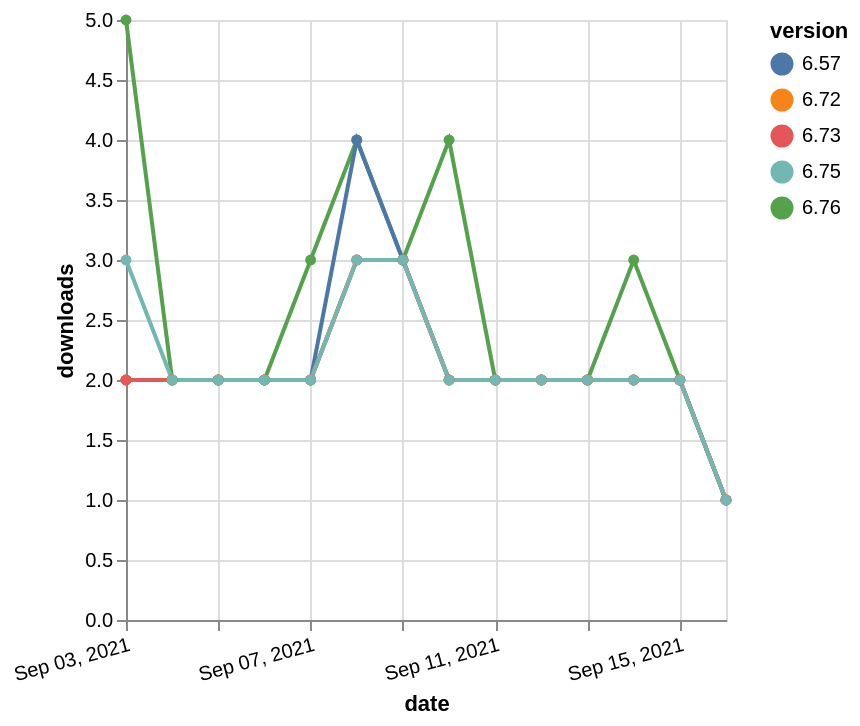

Vega-Lite specification for this chart:
### Vega-Lite specification from a JSON file in a GitHub repository (floating-point values rounded to 4 significant figures)
{"$schema": "https://vega.github.io/schema/vega-lite/v5.json", "description": "A simple bar chart with embedded data.", "data": {"values": [{"date": "2021-09-03", "total": 1994, "delta": 5, "version": "6.76"}, {"date": "2021-09-04", "total": 1996, "delta": 2, "version": "6.76"}, {"date": "2021-09-05", "total": 1998, "delta": 2, "version": "6.76"}, {"date": "2021-09-06", "total": 2000, "delta": 2, "version": "6.76"}, {"date": "2021-09-07", "total": 2003, "delta": 3, "version": "6.76"}, {"date": "2021-09-08", "total": 2007, "delta": 4, "version": "6.76"}, {"date": "2021-09-09", "total": 2010, "delta": 3, "version": "6.76"}, {"date": "2021-09-10", "total": 2014, "delta": 4, "version": "6.76"}, {"date": "2021-09-11", "total": 2016, "delta": 2, "version": "6.76"}, {"date": "2021-09-12", "total": 2018, "delta": 2, "version": "6.76"}, {"date": "2021-09-13", "total": 2020, "delta": 2, "version": "6.76"}, {"date": "2021-09-14", "total": 2023, "delta": 3, "version": "6.76"}, {"date": "2021-09-15", "total": 2025, "delta": 2, "version": "6.76"}, {"date": "2021-09-16", "total": 2026, "delta": 1, "version": "6.76"}, {"date": "2021-09-03", "total": 2800, "delta": 2, "version": "6.57"}, {"date": "2021-09-04", "total": 2802, "delta": 2, "version": "6.57"}, {"date": "2021-09-05", "total": 2804, "delta": 2, "version": "6.57"}, {"date": "2021-09-06", "total": 2806, "delta": 2, "version": "6.57"}, {"date": "2021-09-07", "total": 2808, "delta": 2, "version": "6.57"}, {"date": "2021-09-08", "total": 2812, "delta": 4, "version": "6.57"}, {"date": "2021-09-09", "total": 2815, "delta": 3, "version": "6.57"}, {"date": "2021-09-10", "total": 2817, "delta": 2, "version": "6.57"}, {"date": "2021-09-11", "total": 2819, "delta": 2, "version": "6.57"}, {"date": "2021-09-12", "total": 2821, "delta": 2, "version": "6.57"}, {"date": "2021-09-13", "total": 2823, "delta": 2, "version": "6.57"}, {"date": "2021-09-14", "total": 2825, "delta": 2, "version": "6.57"}, {"date": "2021-09-15", "total": 2827, "delta": 2, "version": "6.57"}, {"date": "2021-09-16", "total": 2828, "delta": 1, "version": "6.57"}, {"date": "2021-09-03", "total": 2285, "delta": 2, "version": "6.72"}, {"date": "2021-09-04", "total": 2287, "delta": 2, "version": "6.72"}, {"date": "2021-09-05", "total": 2289, "delta": 2, "version": "6.72"}, {"date": "2021-09-06", "total": 2291, "delta": 2, "version": "6.72"}, {"date": "2021-09-07", "total": 2293, "delta": 2, "version": "6.72"}, {"date": "2021-09-08", "total": 2296, "delta": 3, "version": "6.72"}, {"date": "2021-09-09", "total": 2299, "delta": 3, "version": "6.72"}, {"date": "2021-09-10", "total": 2301, "delta": 2, "version": "6.72"}, {"date": "2021-09-11", "total": 2303, "delta": 2, "version": "6.72"}, {"date": "2021-09-12", "total": 2305, "delta": 2, "version": "6.72"}, {"date": "2021-09-13", "total": 2307, "delta": 2, "version": "6.72"}, {"date": "2021-09-14", "total": 2309, "delta": 2, "version": "6.72"}, {"date": "2021-09-15", "total": 2311, "delta": 2, "version": "6.72"}, {"date": "2021-09-16", "total": 2312, "delta": 1, "version": "6.72"}, {"date": "2021-09-03", "total": 2235, "delta": 2, "version": "6.73"}, {"date": "2021-09-04", "total": 2237, "delta": 2, "version": "6.73"}, {"date": "2021-09-05", "total": 2239, "delta": 2, "version": "6.73"}, {"date": "2021-09-06", "total": 2241, "delta": 2, "version": "6.73"}, {"date": "2021-09-07", "total": 2243, "delta": 2, "version": "6.73"}, {"date": "2021-09-08", "total": 2246, "delta": 3, "version": "6.73"}, {"date": "2021-09-09", "total": 2249, "delta": 3, "version": "6.73"}, {"date": "2021-09-10", "total": 2251, "delta": 2, "version": "6.73"}, {"date": "2021-09-11", "total": 2253, "delta": 2, "version": "6.73"}, {"date": "2021-09-12", "total": 2255, "delta": 2, "version": "6.73"}, {"date": "2021-09-13", "total": 2257, "delta": 2, "version": "6.73"}, {"date": "2021-09-14", "total": 2259, "delta": 2, "version": "6.73"}, {"date": "2021-09-15", "total": 2261, "delta": 2, "version": "6.73"}, {"date": "2021-09-16", "total": 2262, "delta": 1, "version": "6.73"}, {"date": "2021-09-03", "total": 2215, "delta": 3, "version": "6.75"}, {"date": "2021-09-04", "total": 2217, "delta": 2, "version": "6.75"}, {"date": "2021-09-05", "total": 2219, "delta": 2, "version": "6.75"}, {"date": "2021-09-06", "total": 2221, "delta": 2, "version": "6.75"}, {"date": "2021-09-07", "total": 2223, "delta": 2, "version": "6.75"}, {"date": "2021-09-08", "total": 2226, "delta": 3, "version": "6.75"}, {"date": "2021-09-09", "total": 2229, "delta": 3, "version": "6.75"}, {"date": "2021-09-10", "total": 2231, "delta": 2, "version": "6.75"}, {"date": "2021-09-11", "total": 2233, "delta": 2, "version": "6.75"}, {"date": "2021-09-12", "total": 2235, "delta": 2, "version": "6.75"}, {"date": "2021-09-13", "total": 2237, "delta": 2, "version": "6.75"}, {"date": "2021-09-14", "total": 2239, "delta": 2, "version": "6.75"}, {"date": "2021-09-15", "total": 2241, "delta": 2, "version": "6.75"}, {"date": "2021-09-16", "total": 2242, "delta": 1, "version": "6.75"}]}, "width": "container", "mark": {"type": "line", "point": {"filled": true}}, "encoding": {"x": {"field": "date", "type": "temporal", "timeUnit": "yearmonthdate", "title": "date", "axis": {"labelAngle": -15}}, "y": {"field": "delta", "type": "quantitative", "title": "downloads"}, "color": {"field": "version", "type": "nominal"}, "tooltip": {"field": "delta"}}}
